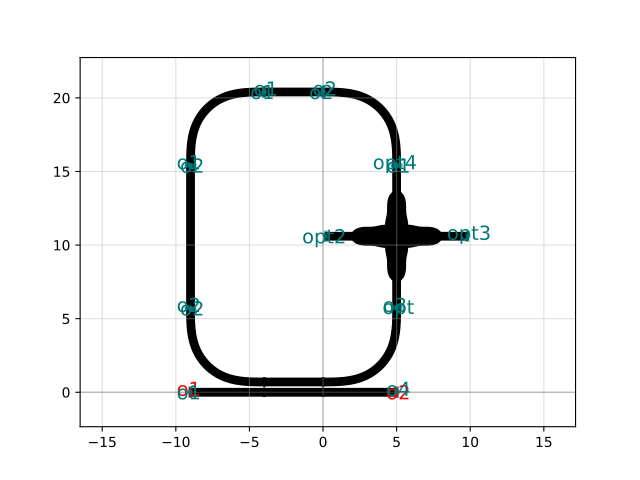

Python code for this plot:
import ubcpdk

c = ubcpdk.components.ring_with_crossing(gap=0.2, length_x=4, length_y=0, radius=5.0, with_component=True, port_name='opt4')
c.plot()
